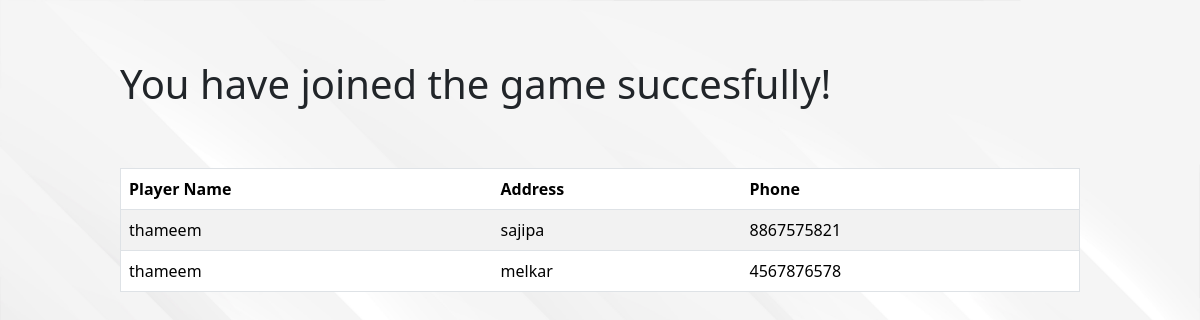
Page /game/3/players_list (signed in) on the earlier database version.
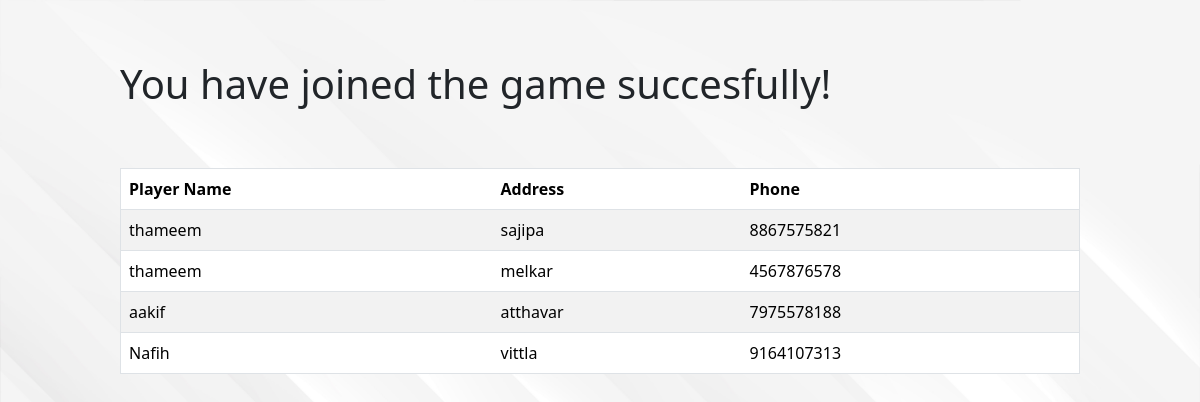
Same page on the later database version.
### app.py (models this page shows)
class Player(db.Model):
    id = db.Column(db.Integer, primary_key=True)
    game_id = db.Column(db.Integer, db.ForeignKey('game.id'), nullable=False)
    player_name = db.Column(db.String(255), nullable=False)
    player_address = db.Column(db.String(255), nullable=False)
    player_phone = db.Column(db.String(15), nullable=True)

### app.py (the view)
@app.route('/game/<int:game_id>/players_list')
@login_required
def players_list(game_id):
    game = Game.query.get_or_404(game_id)
    players = game.players
    return render_template('players_list.html', players=players)

### app.py (called while the page is built)
@login_manager.user_loader
def load_user(user_id):
    return User.query.get(int(user_id))

### templates/players_list.html
{% extends 'layout.html' %} {% block title %} Players List {% endblock title %}
{% block body %}
<h1 class="turftab">You have joined the game succesfully!</h1>
<div class="turftab">
  <table border="1" class="table table-striped">
    <thead>
      <tr>
        <th>Player Name</th>
        <th>Address</th>
        <th>Phone</th>
      </tr>
    </thead>
    <tbody>
      {% for player in players %}
      <tr>
        <td>{{ player.player_name }}</td>
        <td>{{ player.player_address }}</td>
        <td>{{ player.player_phone }}</td>
      </tr>
      {% endfor %}
    </tbody>
  </table>
</div>
{% endblock body %}

Differences in the rows shown:
added Player: player_name "aakif", player_address "atthavar", player_phone "7975578188"
added Player: player_name "Nafih", player_address "vittla", player_phone "9164107313"
